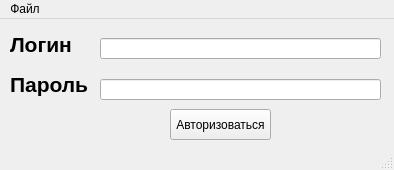
<?xml version="1.0" encoding="UTF-8"?>
<ui version="4.0">
 <class>Authorization</class>
 <widget class="QMainWindow" name="Authorization">
  <property name="geometry">
   <rect>
    <x>0</x>
    <y>0</y>
    <width>394</width>
    <height>170</height>
   </rect>
  </property>
  <property name="windowTitle">
   <string>MainWindow</string>
  </property>
  <widget class="QWidget" name="centralwidget">
   <widget class="QLabel" name="label">
    <property name="geometry">
     <rect>
      <x>10</x>
      <y>10</y>
      <width>71</width>
      <height>31</height>
     </rect>
    </property>
    <property name="text">
     <string>&lt;html&gt;&lt;head/&gt;&lt;body&gt;&lt;p&gt;&lt;span style=&quot; font-size:16pt; font-weight:600;&quot;&gt;Логин&lt;/span&gt;&lt;/p&gt;&lt;/body&gt;&lt;/html&gt;</string>
    </property>
   </widget>
   <widget class="QLabel" name="label_2">
    <property name="geometry">
     <rect>
      <x>10</x>
      <y>50</y>
      <width>91</width>
      <height>31</height>
     </rect>
    </property>
    <property name="text">
     <string>&lt;html&gt;&lt;head/&gt;&lt;body&gt;&lt;p&gt;&lt;span style=&quot; font-size:16pt; font-weight:600;&quot;&gt;Пароль&lt;/span&gt;&lt;/p&gt;&lt;/body&gt;&lt;/html&gt;</string>
    </property>
   </widget>
   <widget class="QLineEdit" name="login">
    <property name="geometry">
     <rect>
      <x>100</x>
      <y>19</y>
      <width>281</width>
      <height>21</height>
     </rect>
    </property>
   </widget>
   <widget class="QLineEdit" name="password">
    <property name="geometry">
     <rect>
      <x>100</x>
      <y>60</y>
      <width>281</width>
      <height>21</height>
     </rect>
    </property>
   </widget>
   <widget class="QPushButton" name="pushButton">
    <property name="geometry">
     <rect>
      <x>170</x>
      <y>90</y>
      <width>101</width>
      <height>31</height>
     </rect>
    </property>
    <property name="text">
     <string>Авторизоваться</string>
    </property>
   </widget>
  </widget>
  <widget class="QMenuBar" name="menubar">
   <property name="geometry">
    <rect>
     <x>0</x>
     <y>0</y>
     <width>394</width>
     <height>21</height>
    </rect>
   </property>
   <widget class="QMenu" name="menu">
    <property name="title">
     <string>Файл</string>
    </property>
    <addaction name="action"/>
   </widget>
   <addaction name="menu"/>
  </widget>
  <widget class="QStatusBar" name="statusbar"/>
  <action name="action">
   <property name="text">
    <string>Вернуться в меню</string>
   </property>
  </action>
 </widget>
 <resources/>
 <connections/>
</ui>
